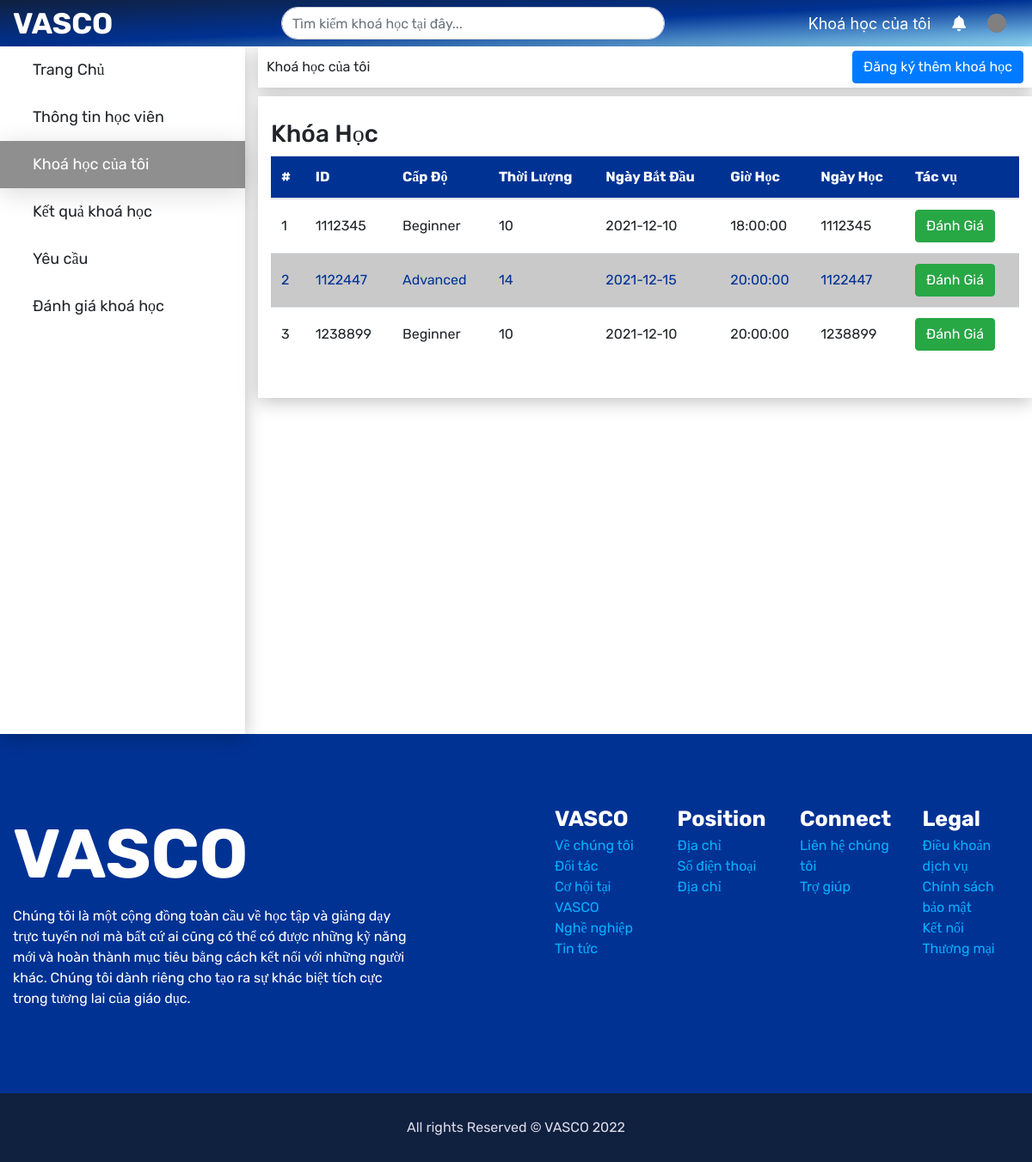
The app's page /student/mycourse.php (signed in) with its own data.
### tables this page shows
CREATE TABLE `course` (
  `course_id` varchar(7) NOT NULL,
  `start_date` date DEFAULT NULL,
  `level` varchar(255) DEFAULT NULL,
  `fee` varchar(255) DEFAULT NULL,
  `name` varchar(255) DEFAULT NULL,
  `length` varchar(255) DEFAULT NULL,
  `time` varchar(255) DEFAULT NULL,
  `manager_id` varchar(255) NOT NULL
);

### student/mycourse.php (the view, shortened to what this page needs)
<?php
    include('../config/ketnoi.php');
?>
<!doctype html>
<html lang="en">
  <head>
    <link rel="stylesheet" href="../css/allcss.css">
    <link rel="stylesheet" href="../css/header.css">
    <link rel="stylesheet" href="../css/footer.css">
    <link rel="stylesheet" href="./css/header.css">
    <link rel="stylesheet" href="./css/nav-bar.css">
    <link rel="stylesheet" href="./css/profile.css">
    <link rel="stylesheet" href="./css/mycourse.css">
    <link rel="stylesheet" href="https://cdnjs.cloudflare.com/ajax/libs/font-awesome/6.2.0/css/all.min.css">
    <link rel="stylesheet" href="https://stackpath.bootstrapcdn.com/bootstrap/4.3.1/css/bootstrap.min.css">
  </head>
  <body>
    <?php require "./partial/header-logined.php"?>
    <div class="content container-fluid !direction !spacing">
      <div class="row">
        <div class="col-3 navigation-bar">
          <?php require "./partial/nav-bar.php"?>
        </div>
        <div class="col-9">
          <div class="link row">
              <div class="text">Khoá học của tôi</div>
              <button type="button" class="btn btn-primary"  onclick="window.location.assign('./mycourse.php');">Đăng ký thêm khoá học</button>
          </div>
          <div class="wrapper-content row">
            <div class="container-fluid">
                <div class="row">
                    <div class="col-sm-12">
                        <div class="white-box">
                            <h3 class="box-title">Khóa Học</h3>
                            <div class="table-responsive">
                                <table class="table text-nowrap">
                                    <thead>
                                        <tr>
                                            <th>#</th>
                                            <th>ID</th>
                                            <th>Cấp Độ</th>
                                            <th>Thời Lượng</th>
                                            <th>Ngày Bắt Đầu</th>
                                            <th>Giờ Học</th>
                                            <th>Ngày Học</th>
                                            <th>Tác vụ</th>
                                        </tr>
                                    </thead>
                                    <tbody>
                                      <?php
                                        $output = '';
                                        $sqlcourse =  $con->query("SELECT * FROM course
                                        INNER JOIN(
                                          SELECT course_id
                                            FROM study
                                            INNER JOIN(
                                                SELECT student_id
                                                FROM student
                                            WHERE student_id = '{$_SESSION['idStudent']}'
                                            ) AS temp1
                                            on temp1.student_id = study.student_id
                                        ) AS temp2
                                        ON temp2.course_id = course.course_id
                                      ");
                                        $i = 0;
                                        if ($sqlcourse->num_rows > 0) {
                                          while( $rowcourse = $sqlcourse->fetch_assoc()) {
                                            $i++;
                                            $output .= '<tr>
                                            <td>'.$i.'</td>
                                            <td>'.$rowcourse['course_id'].'</td>
                                            <td>'.$rowcourse['level'].'</td>
                                            <td>'.$rowcourse['length'].'</td>
                                            <td>'.$rowcourse['start_date'].'</td>
                                            <td>'.$rowcourse['time'].'</td>
                                            <td>'.$rowcourse['course_id'].'</td>';
                                            if(false){
                                                $output.= '<td>
                                                            <button type="button" data-toggle="modal" data-target="#deleteCourseModal" class="btn btn-danger deletecourse" style="color: #fff;
                                                            padding-right:18px;">Hủy Khóa Học</button>
                                                            </td>
                                                        </tr>';
                                            }
                                            else{
                                                $output.= '<td>
                                                            <button type="button" data-toggle="modal" data-target="#createModal" class="btn btn-success" style="color: #fff;">Đánh Giá</button>
                                                            </td>
                                                        </tr>';
                                            }
                                          }
                                        }
                                        echo $output;
                                      ?>
                                    </tbody>
                                </table>
                            </div>
                        </div>
                    </div>
                </div>
            </div>
          </div>
        </div>
      </div>
    </div>
    <?php require "../partial/footer.php"?>
  </body>
</html>

### css/allcss.css (style rules this page uses)
:root { --main-color: #0021F5; --primary-color: #003294; --primary-color-light: #2257BF; --second-color: #1CAEE4; --title-text: 34px; --default-text: 18px; --font-style-title: 'Work Sans'; --font-style-main: 'Rubik'; --radius-frame: 20px; --small-text: 16px; --medium-text: 25px; }
* { margin: 0; padding: 0; font-family: var(--font-style-main); box-sizing: border-box; list-style: none; }

### student/css/profile.css (style rules this page uses)
.content { min-height: 100vh; }
.content .navigation-bar { padding-left: 0 !important; }
.content .link { justify-content: space-between; align-items: center; min-height: 48px; box-shadow: 0px 4px 20px rgba(0, 0, 0, 0.25); background-color: white; padding: 0 10px; }
.content .wrapper-content { margin-top: 10px; padding: 27px 0; box-shadow: 0px 4px 20px rgba(0, 0, 0, 0.25); background-color: white; }

### student/css/mycourse.css (style rules this page uses)
.table thead tr { background-color: #003294; color: white; }
.table tbody tr td { vertical-align: middle; }
.table tbody tr:not(:nth-child(2n + 1)) { background-color: #C9c9c9; color: #003294; }

### records on screen
course: course_id "1112345", level "Beginner", length "10", start_date "2021-12-10", time "18:00:00"
course: course_id "1122447", level "Advanced", length "14", start_date "2021-12-15", time "20:00:00"
course: course_id "1238899", level "Beginner", length "10", start_date "2021-12-10", time "20:00:00"
